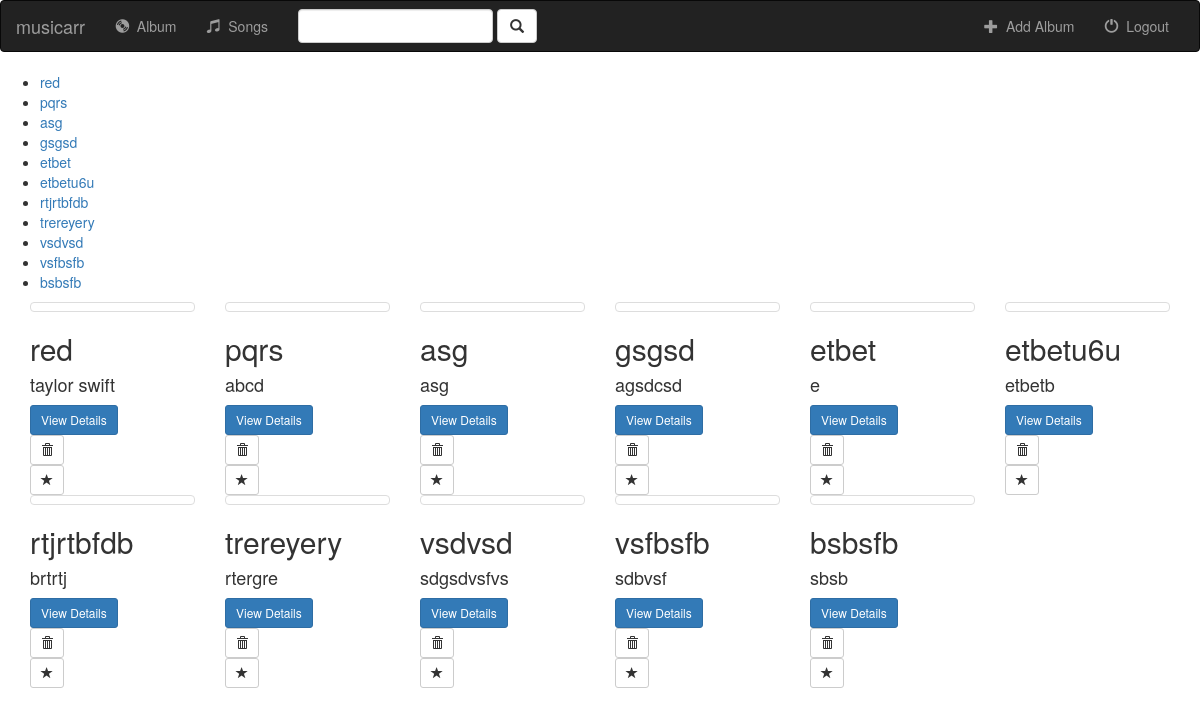
The app's page /music/ with its own data.
### music/models.py (models this page shows, shortened)
class Album(models.Model):
    artist = models.CharField(max_length=250)
    album_title = models.CharField(max_length=250)
    genre = models.CharField(max_length=50)
    logo = models.CharField(max_length=1000)

### music/views.py (the view, shortened to what this page needs)
def index(request):
    all_albums = Album.objects.all()
    template = loader.get_template('music/index.html')
    context = {
        'all_albums':all_albums,
    }
    return HttpResponse(template.render(context,request))

### music/templates/music/index.html (shortened to what this page needs)
{% extends 'music/base.html' %}
{% block body %}
    <ul>
        {% for album in all_albums %}
            <li>
                <a href="{% url 'music:detail' album.id %}">{{ album.album_title }}</a>
            </li>
        {% endfor %}
    </ul>
<div class="albums-container container-fluid">
    {% if all_albums %}
        {% for album in all_albums %}
            <div class="col-sm-4 col-lg-2">
                <div class="thumbnail">
                </div>
                <div class="caption">
                    <h2>{{ album.album_title }}</h2>
                    <h4>{{ album.artist }}</h4>
                    <a href="{% url 'music:detail' album.id %}" class="btn btn-primary btn-sm" role="button">View Details</a>
                    <form action="#" method="POST">
                        <button type="submit" class="btn btn-default btn-sm"><span class="glyphicon glyphicon-trash"></span></button>
                    </form>
                    <a href="{% url 'music:favourite' album.id %}" class="btn btn-default btn-sm btn-favourite" role="button">
                        <span class="glyphicon glyphicon-star" {% if album.is_favourite %} active {% endif %}></span>
                    </a>
                </div>
            </div>
        {% endfor %}
    {% endif %}
</div>
{% endblock %}

### music/templates/music/base.html (shortened to what this page needs)
<!DOCTYPE html>
<html lang="en">
    {% load static %}
    <link rel="stylesheet" type="text/css" href="{% static 'music/style.css' %}" >
    <link rel="stylesheet" href="https://maxcdn.bootstrapcdn.com/bootstrap/3.3.7/css/bootstrap.min.css">
</head>
<body>
<nav class="navbar navbar-inverse">
    <div class="container-fluid">
        <div class="navbar-header">
            <a class="navbar-brand" href="{% url 'music:index' %}">musicarr</a>
        </div>
        <div class="collapse navbar-collapse" id="topNavbar">
            <ul class="nav navbar-nav">
                <li class="">
                    <a href="{% url 'music:index' %}">
                        <span class="glyphicon glyphicon-cd" aria-hidden="true"></span>&nbsp;
                        Album
                    </a>
                </li>
                <li class="">
                        <a href="#">
                            <span class="glyphicon glyphicon-music" aria-hidden="true"></span>&nbsp;
                            Songs
                        </a>
                    </li>
            </ul>
            <form action="" class="navbar-form navbar-left" role="search" method="GET">
                <div class="form-group">
                    <input type="text" class="form-control" name="q" id="">
                </div>
                <button type="submit" class="btn btn-default"><span class="glyphicon glyphicon-search" aria-hidden="true"></span></button>
            </form>
            <ul class="nav navbar-nav navbar-right">
                <li class="">
                    <a href="{% url 'music:albumadd' %}"><span class="glyphicon glyphicon-plus" aria-hidden="true"></span>&nbsp;
                    Add Album
                    </a>
                </li>
                <li class="">
                    <a href="#"><span class="glyphicon glyphicon-off" aria-hidden="true"></span>&nbsp;
                    Logout
                    </a>
                </li>
            </ul>
        </div>
    </div>
</nav>
{% block body %}
{% endblock %}
</body>
</html>

### music/static/music/style.css (style rules this page uses)
body { background: pink; }
.navbar { border-radius: 0; }

### records on screen
Album: album_title "red", artist "taylor swift"
Album: album_title "pqrs", artist "abcd"
Album: album_title "asg", artist "asg"
Album: album_title "gsgsd", artist "agsdcsd"
Album: album_title "etbet", artist "e"
Album: album_title "etbetu6u", artist "etbetb"
Album: album_title "rtjrtbfdb", artist "brtrtj"
Album: album_title "trereyery", artist "rtergre"
Album: album_title "vsdvsd", artist "sdgsdvsfvs"
Album: album_title "vsfbsfb", artist "sdbvsf"
Album: album_title "bsbsfb", artist "sbsb"
